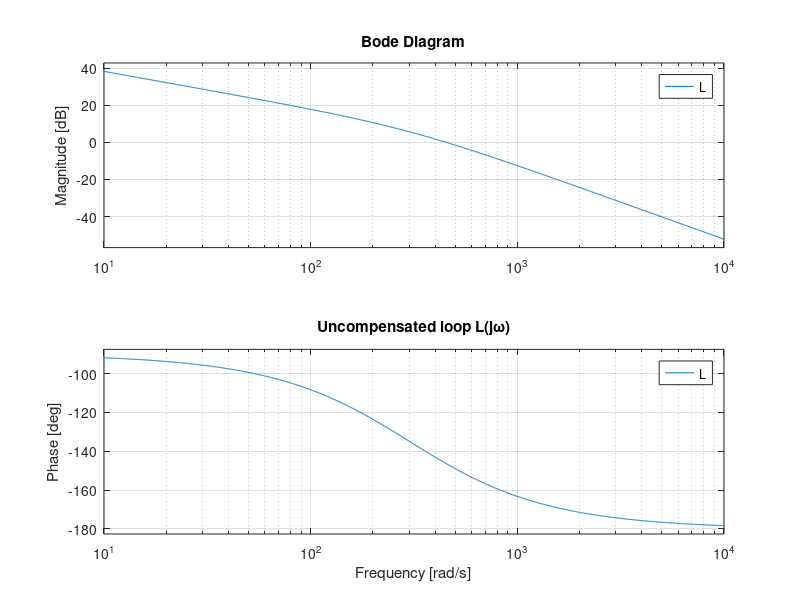

Recreate this plot in MATLAB. (Note: this script raises an error after producing the figure.)
% Phase lead-compensator:
clc; clear; close all;

% ---- plant + controller base values ----
K = 12.24;          % given plant gain
KI = 20000;         % integral gain used to set steady-state error (user value)
a = 301.3;          % plant pole location
% Target phase margin you want after compensation:
PM_target = 60;     % degrees
safety_deg = 5;     % safety margin (typical 3-10 deg)

% Define transfer functions
s = tf('s');
% Loop transfer L(s) (uncompensated) = K * KI / ( s*(s + a) )
L = (K*KI) / ( s*(s + a) );

% Plot uncompensated bode
figure; bode(L); grid on; title('Uncompensated loop L(j\omega)');

%% 1) find uncompensated gain crossover w_g (rad/s)
% Solve |L(jw)| = 1
syms w
eq = (K*KI)/(w*sqrt(w^2 + a^2)) == 1;   % magnitude of L(jw) == 1
w_g_sym = vpasolve(eq, w, 1);           % start guess near 1
w_g = double(w_g_sym);
w_g = w_g(w_g>0);

% If solver fails, fall back to numeric search
if isempty(w_g)
    fun = @(w) abs( (K*KI)/(1i*w*(1i*w + a)) ) - 1;
    w_g = fzero(fun, 1);
end
fprintf('Uncompensated gain crossover w_g = %.4f rad/s\n', w_g);

%% 2) uncompensated phase margin
% angle L(jw) = -90 - atan(w/a)  (in degrees)
phase_uncomp = -90 - atand(w_g/a);
PM_uncomp = 180 + phase_uncomp;
fprintf('Uncompensated phase at w_g = %.3f deg -> PM = %.3f deg\n', phase_uncomp, PM_uncomp);

%% 3) required additional phase lead (phi_m)
phi_needed = PM_target - PM_uncomp;    % how much more PM we need
phi_m = phi_needed + safety_deg;      % add safety margin
if phi_m <= 0
    warning('No additional phase needed (already >= target). phi_m <=0');
end
fprintf('Required extra phase (with safety) phi_m = %.3f deg\n', phi_m);

%% 4) compute alpha from sin(phi_m) = (alpha - 1)/(alpha + 1)
% use degrees trig functions
alpha = double( (1 + sind(phi_m)) / (1 - sind(phi_m)) );
% The dB boost the compensator gives at peak is 10*log10(alpha)
boost_dB = 10*log10(alpha);
fprintf('Computed alpha = %.4f -> compensator peak boost = %.3f dB\n', alpha, boost_dB);

%% 5) find frequency w_m where 20*log10(|L(jw)|) = -10*log10(alpha)
mag_target_dB = -boost_dB; % because compensator will add +boost_dB -> set crossover
mag_fun = @(w) 20*log10(abs(freqresp(L, w))) - mag_target_dB;

% freqresp(L,w) returns complex (MATLAB uses vector inputs; wrap)
% use fzero with a starting guess near w_g
try
    w_m = fzero(@(w) squeeze(20*log10(abs(freqresp(L, w)))) - mag_target_dB, w_g);
catch
    % if fzero fails, scan over logspace to find sign change
    ws = logspace(log10(max(1e-3,w_g/100)), log10(w_g*1000), 2000);
    vals = squeeze(20*log10(abs(freqresp(L, ws)))) - mag_target_dB;
    ix = find(vals(1:end-1).*vals(2:end) < 0, 1, 'first');
    if isempty(ix)
        error('Could not find w_m by scan. Try different starting guess or check L.');
    end
    w_m = (ws(ix)+ws(ix+1))/2;
end
fprintf('Chosen w_m = %.4f rad/s\n', w_m);

%% 6) compute T and uncompensated lead network
T = 1 / ( w_m * sqrt(alpha) );
% build uncompensated form of lead (note: include 1/alpha normalization)
Gc_base = (1 + alpha*T*s) / ( alpha * (1 + T*s) );   % no extra scalar Kc yet
figure; bode(Gc_base); grid on; title('Nominal lead G_c (before K-adjust)');

%% 7) adjust compensator scalar so |Gc * L| = 1 at w_m
Ltemp = Gc_base * L;
mag_Ltemp_at_wm = abs(evalfr(Ltemp, 1i*w_m));
Kc = 1 / mag_Ltemp_at_wm;    % multiply Gc_base by this to make unity gain at w_m
Gc = Kc * Gc_base;
fprintf('Compensator scalar Kc = %.4f\n', Kc);

%% 😎 final compensated loop and margins
L_comp = Gc * L;

figure;
bode(L, L_comp, {1e-1, 1e5}); grid on;
legend('Uncompensated', 'Compensated');
title('Loop Bode: Uncompensated vs Compensated');

% show margins numerically
[Gm_u, Pm_u, Wcg_u, Wcp_u] = margin(L);
[~, Pm_c, ~, Wcp_c] = margin(L_comp);
fprintf('Uncompensated PM = %.3f deg at wc = %.4f rad/s\n', Pm_u, Wcp_u);
fprintf('Compensated PM   = %.3f deg at wc = %.4f rad/s\n', Pm_c, Wcp_c);

% Display final compensator
disp('Compensator Gc(s):');
Gc

% Optionally: plot closed-loop step to check time domain
Tcl = feedback(L_comp, 1);
figure; step(Tcl); grid on; title('Closed-loop step response with lead compensator');








% Phase lag-compensator:
clc; clear; close all;

K = 12.24;
KI = 1230.8
a = 301.3;

PM_target = 60;
boost_dB = 10;

s = tf('s');
L = (K*KI) / ( s*(s + a) )

% --- 1) Plot uncompensated loop ---
figure; bode(L); grid on; title('Uncompensated L(j\omega)');

% --- 2) Gain crossover frequency (|L(jw)| = 1) ---
syms w
eq = (K*KI)/(w*sqrt(w^2+a^2)) == 1;
w_g = double(solve(eq,w));
w_g = w_g(w_g>0);
fprintf('Uncompensated gain crossover w_g = %.4f rad/s\n', w_g)


% --- 3) Compute uncompensated phase margin ---
phase_uncomp = angle(evalfr(L, 1i*w_g)) * (180/pi)
PM_uncomp = 180 + phase_uncomp
fprintf('Uncompensated phase = %.3f deg, PM = %.3f deg\n', phase_uncomp, PM_uncomp)

% --- 4) Choose alpha (low-frequency boost) ---
alpha = 10^(boost_dB/20)   % convert from dB to linear
fprintf('Chosen boost = %.2f dB  -->  alpha = %.4f\n', boost_dB, alpha)

% --- 5) Choose lag pole/zero placement ---
% Place zero roughly one decade below crossover
w_z = w_g / 10         % zero frequency
T = 1 / w_z            % zero at 1/T
Gc = alpha * (1 + T*s) / (1 + alpha*T*s) %lag comp

% --- 6) Form compensated open-loop transfer function ---
L_comp = Gc * L;

% --- 7) Safe Bode plot limits ---
Wmin = max(1e-2, w_g/100);
Wmax = w_g*100;

figure;
bode(L, L_comp, {Wmin, Wmax});
grid on;
legend('Uncompensated', 'Compensated');
title('Bode Plot: Uncompensated vs Compensated');

% --- 😎 Compute margins before and after ---
[Gm_u, Pm_u, Wcg_u, Wcp_u] = margin(L);
[Gm_c, Pm_c, Wcg_c, Wcp_c] = margin(L_comp);
fprintf('\nUncompensated: PM = %.2f° at ωc = %.4f rad/s\n', Pm_u, Wcp_u);
fprintf('Compensated:   PM = %.2f° at ωc = %.4f rad/s\n', Pm_c, Wcp_c);

% --- 9) Closed-loop check ---
Tcl = feedback(L_comp, 1);
figure;
step(Tcl);
grid on;
title('Closed-loop step response with lag compensator');

z = 1/T;              % zero frequency (rad/s)
p = z/alpha;          % pole frequency (rad/s)
fprintf('Zero at ωz = %.3f rad/s, Pole at ωp = %.3f rad/s\n', z, p);
